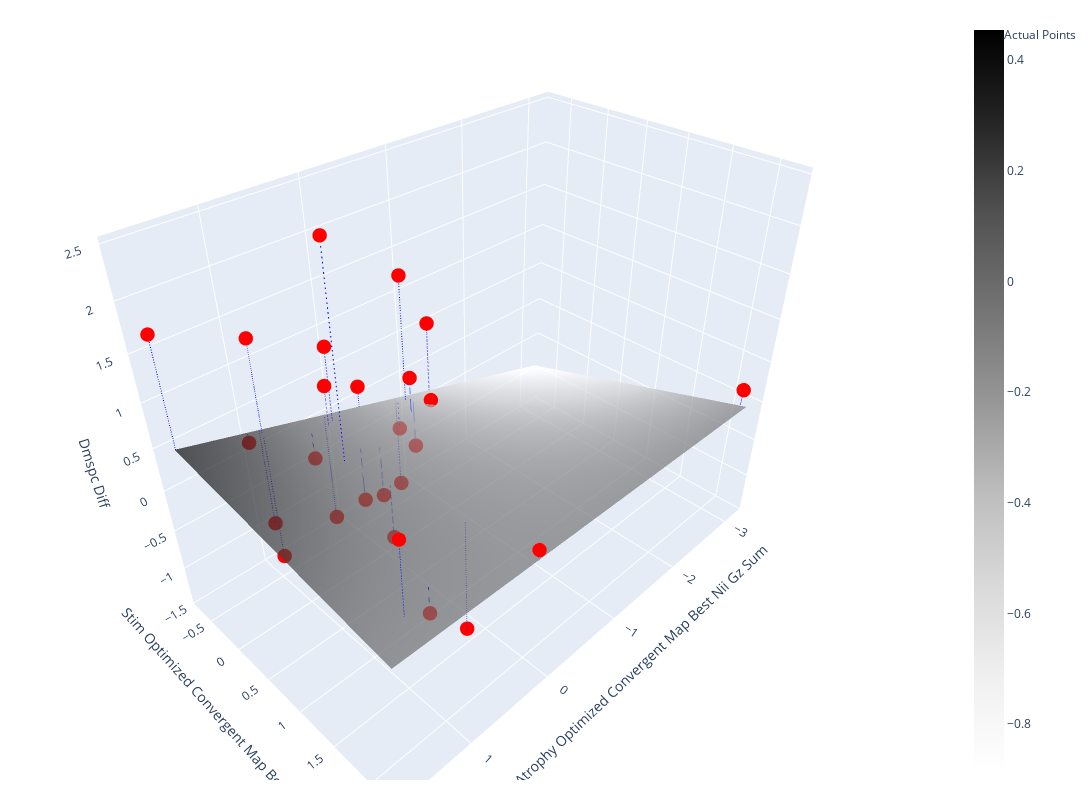

Source (notebook cell):
### Markdown cell above
Visualize the Regression as a Plane

### Code cell
from calvin_utils.statistical_utils.response_surface_utils.regression_response_surface import GLMPlot
ip = GLMPlot(model_results=results, data_df=data_df, formula=formula)
ip.run(plot_residuals=True)

### Figure 1 — Plotly figure (JSON) as saved in the notebook; plotly's stock layout.template omitted (floating-point values rounded to 4 significant figures; data arrays with more than 128 entries replaced by an {"elided": "..."} marker saying what was removed)
{"data": [{"colorscale": [[0, "rgb(255,255,255)"], [0.125, "rgb(240,240,240)"], [0.25, "rgb(217,217,217)"], [0.375, "rgb(189,189,189)"], [0.5, "rgb(150,150,150)"], [0.625, "rgb(115,115,115)"], [0.75, "rgb(82,82,82)"], [0.875, "rgb(37,37,37)"], [1, "rgb(0,0,0)"]], "name": "Prediction Surface", "opacity": 0.7, "type": "surface", "x": [-3.153, -3.104, -3.055, -3.005, -2.956, -2.907, -2.858, -2.809, -2.76, -2.71, -2.661, -2.612, -2.563, -2.514, -2.465, -2.416, -2.366, -2.317, -2.268, -2.219, -2.17, -2.121, -2.071, -2.022, -1.973, -1.924, -1.875, -1.826, -1.776, -1.727, -1.678, -1.629, -1.58, -1.531, -1.482, -1.432, -1.383, -1.334, -1.285, -1.236, -1.187, -1.137, -1.088, -1.039, -0.99, -0.9408, -0.8917, -0.8425, -0.7934, -0.7442, -0.6951, -0.6459, -0.5967, -0.5476, -0.4984, -0.4493, -0.4001, -0.351, -0.3018, -0.2527, -0.2035, -0.1543, -0.1052, -0.05603, -0.006872, 0.04228, 0.09144, 0.1406, 0.1898, 0.2389, 0.2881, 0.3372, 0.3864, 0.4355, 0.4847, 0.5338, 0.583, 0.6322, 0.6813, 0.7305, 0.7796, 0.8288, 0.8779, 0.9271, 0.9763, 1.025, 1.075, 1.124, 1.173, 1.222, 1.271, 1.32, 1.37, 1.419, 1.468, 1.517, 1.566, 1.615, 1.664, 1.714], "y": [-0.7429, -0.7129, -0.683, -0.653, -0.623, -0.593, -0.563, -0.5331, -0.5031, -0.4731, -0.4431, -0.4132, -0.3832, -0.3532, -0.3232, -0.2932, -0.2633, -0.2333, -0.2033, -0.1733, -0.1433, -0.1134, -0.08339, -0.05341, -0.02343, 0.006547, 0.03653, 0.0665, 0.09648, 0.1265, 0.1564, 0.1864, 0.2164, 0.2464, 0.2764, 0.3063, 0.3363, 0.3663, 0.3963, 0.4262, 0.4562, 0.4862, 0.5162, 0.5462, 0.5761, 0.6061, 0.6361, 0.6661, 0.6961, 0.726, 0.756, 0.786, 0.816, 0.8459, 0.8759, 0.9059, 0.9359, 0.9659, 0.9958, 1.026, 1.056, 1.086, 1.116, 1.146, 1.176, 1.206, 1.236, 1.266, 1.296, 1.326, 1.356, 1.386, 1.416, 1.446, 1.475, 1.505, 1.535, 1.565, 1.595, 1.625, 1.655, 1.685, 1.715, 1.745, 1.775, 1.805, 1.835, 1.865, 1.895, 1.925, 1.955, 1.985, 2.015, 2.045, 2.075, 2.105, 2.135, 2.165, 2.195, 2.225], "z": {"elided": "100x100 float values"}}, {"marker": {"color": "red", "size": 5}, "mode": "markers", "name": "Actual Points", "type": "scatter3d", "x": [-0.3452, 0.9838, -3.153, 0.361, 1.714, -0.8894, 0.09458, 1.334, 0.5019, 0.1138, 0.4294, 0.9931, 0.8802, -1.052, 0.1135, 0.8581, -1.307, 0.2131, 0.2067, -1.081, -0.4762, 0.8675, 0.1997, -0.7763, -0.8201, 0.03622], "y": [-0.7419, 1.828, 2.156, 0.6135, -0.7196, -0.6253, 2.225, 1.934, 0.126, -0.5856, -0.4968, -0.7298, -0.6306, -0.6903, -0.7249, -0.7429, -0.7064, -0.007333, -0.5221, -0.4272, -0.03879, -0.6737, 1.446, -0.6587, -0.6758, 0.06955], "z": [0.1469, -0.2351, 0.1469, -0.6171, 1.675, 1.293, 0.1469, 0.911, 2.439, 0.911, -0.2351, 0.1469, -1.381, -0.9991, -1.381, -0.9991, 0.529, -0.6171, 0.529, -0.2351, 0.529, 1.293, -1.381, -1.381, -0.6171, -0.6171]}, {"line": {"color": "blue", "dash": "dash"}, "mode": "lines", "name": "Residual", "showlegend": false, "type": "scatter3d", "x": [-0.3452, -0.3452], "y": [-0.7419, -0.7419], "z": [0.1469, -0.1113]}, {"line": {"color": "blue", "dash": "dash"}, "mode": "lines", "name": "Residual", "showlegend": false, "type": "scatter3d", "x": [0.9838, 0.9838], "y": [1.828, 1.828], "z": [-0.2351, 0.07159]}, {"line": {"color": "blue", "dash": "dash"}, "mode": "lines", "name": "Residual", "showlegend": false, "type": "scatter3d", "x": [-3.153, -3.153], "y": [2.156, 2.156], "z": [0.1469, -0.05395]}, {"line": {"color": "blue", "dash": "dash"}, "mode": "lines", "name": "Residual", "showlegend": false, "type": "scatter3d", "x": [0.361, 0.361], "y": [0.6135, 0.6135], "z": [-0.6171, 0.05946]}, {"line": {"color": "blue", "dash": "dash"}, "mode": "lines", "name": "Residual", "showlegend": false, "type": "scatter3d", "x": [1.714, 1.714], "y": [-0.7196, -0.7196], "z": [1.675, 0.4515]}, {"line": {"color": "blue", "dash": "dash"}, "mode": "lines", "name": "Residual", "showlegend": false, "type": "scatter3d", "x": [-0.8894, -0.8894], "y": [-0.6253, -0.6253], "z": [1.293, -0.2503]}, {"line": {"color": "blue", "dash": "dash"}, "mode": "lines", "name": "Residual", "showlegend": false, "type": "scatter3d", "x": [0.09458, 0.09458], "y": [2.225, 2.225], "z": [0.1469, 0.02673]}, {"line": {"color": "blue", "dash": "dash"}, "mode": "lines", "name": "Residual", "showlegend": false, "type": "scatter3d", "x": [1.334, 1.334], "y": [1.934, 1.934], "z": [0.911, 0.07937]}, {"line": {"color": "blue", "dash": "dash"}, "mode": "lines", "name": "Residual", "showlegend": false, "type": "scatter3d", "x": [0.5019, 0.5019], "y": [0.126, 0.126], "z": [2.439, 0.09602]}, {"line": {"color": "blue", "dash": "dash"}, "mode": "lines", "name": "Residual", "showlegend": false, "type": "scatter3d", "x": [0.1138, 0.1138], "y": [-0.5856, -0.5856], "z": [0.911, 0.01548]}, {"line": {"color": "blue", "dash": "dash"}, "mode": "lines", "name": "Residual", "showlegend": false, "type": "scatter3d", "x": [0.4294, 0.4294], "y": [-0.4968, -0.4968], "z": [-0.2351, 0.09591]}, {"line": {"color": "blue", "dash": "dash"}, "mode": "lines", "name": "Residual", "showlegend": false, "type": "scatter3d", "x": [0.9931, 0.9931], "y": [-0.7298, -0.7298], "z": [0.1469, 0.2556]}, {"line": {"color": "blue", "dash": "dash"}, "mode": "lines", "name": "Residual", "showlegend": false, "type": "scatter3d", "x": [0.8802, 0.8802], "y": [-0.6306, -0.6306], "z": [-1.381, 0.2186]}, {"line": {"color": "blue", "dash": "dash"}, "mode": "lines", "name": "Residual", "showlegend": false, "type": "scatter3d", "x": [-1.052, -1.052], "y": [-0.6903, -0.6903], "z": [-0.9991, -0.3001]}, {"line": {"color": "blue", "dash": "dash"}, "mode": "lines", "name": "Residual", "showlegend": false, "type": "scatter3d", "x": [0.1135, 0.1135], "y": [-0.7249, -0.7249], "z": [-1.381, 0.01485]}, {"line": {"color": "blue", "dash": "dash"}, "mode": "lines", "name": "Residual", "showlegend": false, "type": "scatter3d", "x": [0.8581, 0.8581], "y": [-0.7429, -0.7429], "z": [-0.9991, 0.2194]}, {"line": {"color": "blue", "dash": "dash"}, "mode": "lines", "name": "Residual", "showlegend": false, "type": "scatter3d", "x": [-1.307, -1.307], "y": [-0.7064, -0.7064], "z": [0.529, -0.371]}, {"line": {"color": "blue", "dash": "dash"}, "mode": "lines", "name": "Residual", "showlegend": false, "type": "scatter3d", "x": [0.2131, 0.2131], "y": [-0.007333, -0.007333], "z": [-0.6171, 0.03887]}, {"line": {"color": "blue", "dash": "dash"}, "mode": "lines", "name": "Residual", "showlegend": false, "type": "scatter3d", "x": [0.2067, 0.2067], "y": [-0.5221, -0.5221], "z": [0.529, 0.03952]}, {"line": {"color": "blue", "dash": "dash"}, "mode": "lines", "name": "Residual", "showlegend": false, "type": "scatter3d", "x": [-1.081, -1.081], "y": [-0.4272, -0.4272], "z": [-0.2351, -0.2799]}, {"line": {"color": "blue", "dash": "dash"}, "mode": "lines", "name": "Residual", "showlegend": false, "type": "scatter3d", "x": [-0.4762, -0.4762], "y": [-0.03879, -0.03879], "z": [0.529, -0.1086]}, {"line": {"color": "blue", "dash": "dash"}, "mode": "lines", "name": "Residual", "showlegend": false, "type": "scatter3d", "x": [0.8675, 0.8675], "y": [-0.6737, -0.6737], "z": [1.293, 0.2178]}, {"line": {"color": "blue", "dash": "dash"}, "mode": "lines", "name": "Residual", "showlegend": false, "type": "scatter3d", "x": [0.1997, 0.1997], "y": [1.446, 1.446], "z": [-1.381, 0.03126]}, {"line": {"color": "blue", "dash": "dash"}, "mode": "lines", "name": "Residual", "showlegend": false, "type": "scatter3d", "x": [-0.7763, -0.7763], "y": [-0.6587, -0.6587], "z": [-1.381, -0.223]}, {"line": {"color": "blue", "dash": "dash"}, "mode": "lines", "name": "Residual", "showlegend": false, "type": "scatter3d", "x": [-0.8201, -0.8201], "y": [-0.6758, -0.6758], "z": [-0.6171, -0.2362]}, {"line": {"color": "blue", "dash": "dash"}, "mode": "lines", "name": "Residual", "showlegend": false, "type": "scatter3d", "x": [0.03622, 0.03622], "y": [0.06955, 0.06955], "z": [-0.6171, 0.002307]}], "layout": {"height": 800, "margin": {"b": 20, "l": 20, "r": 20, "t": 20}, "scene": {"xaxis": {"title": {"text": "Atrophy Optimized Convergent Map Best Nii Gz Sum"}}, "yaxis": {"title": {"text": "Stim Optimized Convergent Map Best Spatial Corr"}}, "zaxis": {"title": {"text": "Dmspc Diff"}}}, "width": 1200}}
